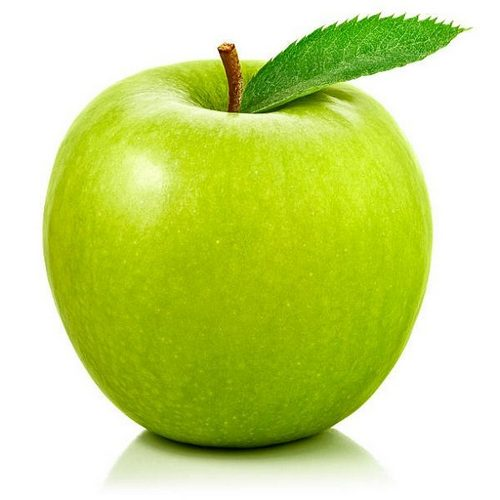
%> input picture TUGAS EKSTRAKSI FITUR-1918092 C-FERNANDA/data latih/apel hijau/apel hijau 01.jpg, 500 x 500 px
$ octave pengolahan_citra.m   (GNU Octave 9; MATLAB toolbox functions it lacks are replaced by stand-ins)
%> lines starting %> are read from the running program, lines starting %| are printed output that depends on the picture; in (x1, y1, x2, y2) boxes, pixels count from 0 and x2, y2 are one past the last pixel; in counts of white or black regions, pixels touching at a corner belong together; the program's own positions count from 1
clc; clear; close all; warning off all;

% memanggil menu "browse file"
[nama_file,nama_folder] = uigetfile('*.jpg');
%> the answer given: data latih/apel hijau/apel hijau 01.jpg

% jika ada nama file yang dipilih maka akan mengekseskusi perintah dibawah
% ini

if ~isequal(nama_file,0)
    % membaca file citra rgb
    %membaca file citra rgb
    Img = im2double(imread(fullfile(nama_folder,nama_file)));
    % mengkonversi citra rgb menjadi citra greyscale
    Img_gray = rgb2gray(Img);
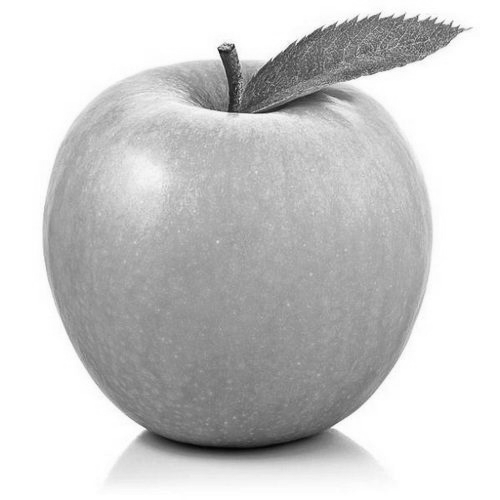
%> Img_gray: size 500x500 double; min 0.0207, max 1, mean 0.8
%     figure, imshow(Img)
%     figure, imshow(Img_gray)
    % mengkonversi citra grayscale menjadi citra biner
    bw = im2bw(Img_gray,.9);
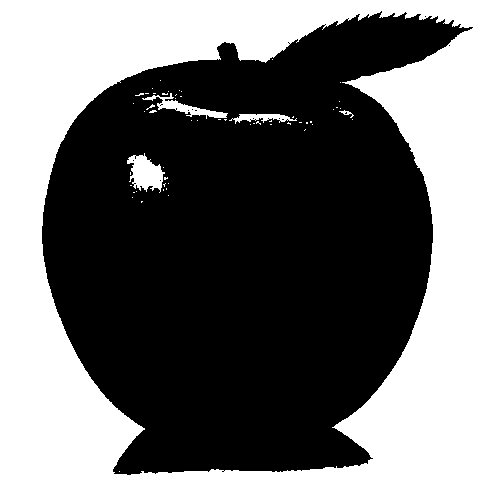
%> bw: size 500x500 logical; 45.6% white; 58 white regions (53 under 20 px), largest, box (x1, y1, x2, y2) and area: (0, 0, 500, 500) 111908, (127, 153, 165, 193) 891, (142, 93, 228, 119) 582, (229, 114, 297, 124) 336, (339, 110, 354, 118) 39
%     figure, imshow(bw)
    % melakukan operasi komplemen
    bw = imcomplement(bw);
%     figure, imshow(bw)
    % melakukan operasi morfologi untuk menyempurnakan hasil segmentasi
    % 1. filling holes
    bw = imfill(bw,'holes');
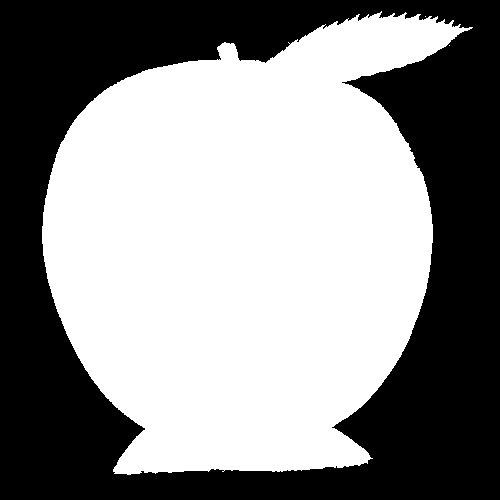
%> bw: size 500x500 logical; 55.2% white; 1 black region, box (x1, y1, x2, y2) and area: (0, 0, 500, 500) 111903
%     figure, imshow(bw)
    % 2. area opening
    bw = bwareaopen(bw,100);
%> bw: size 500x500 logical; 55.2% white; 1 black region, box (x1, y1, x2, y2) and area: (0, 0, 500, 500) 111905
%     figure, imshow(bw)
    %ekstraksi ciri warna rgb
    R = Img(:,:,1);
    G = Img(:,:,2);
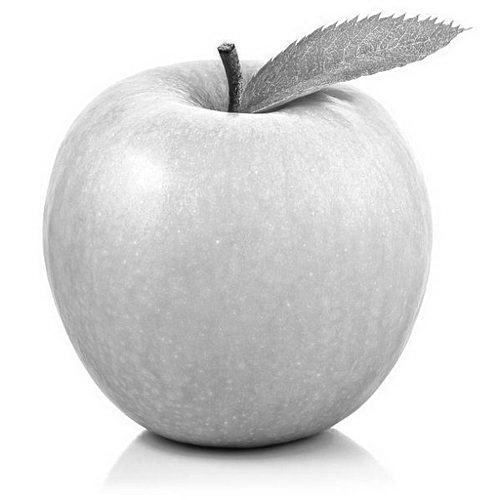
%> G: size 500x500 double; min 0.0196, max 1, mean 0.86
    B = Img(:,:,3);
    R(~bw) = 0;
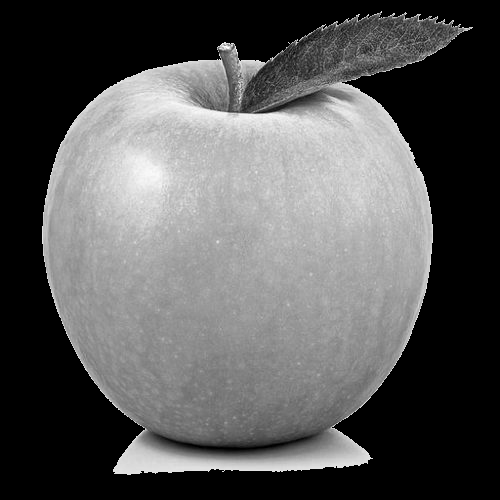
%> R: size 500x500 double; min 0, max 1, mean 0.347
    G(~bw) = 0;
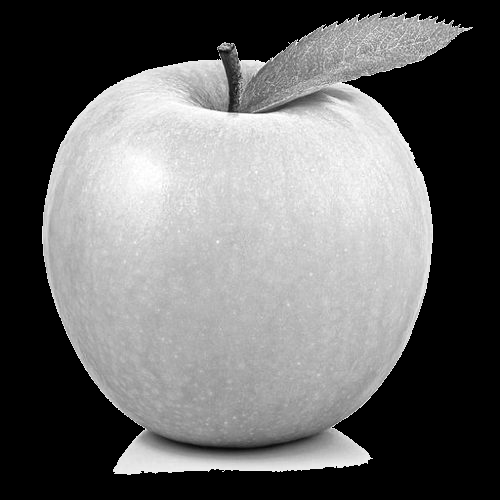
%> G: size 500x500 double; min 0, max 1, mean 0.414
    B(~bw) = 0;
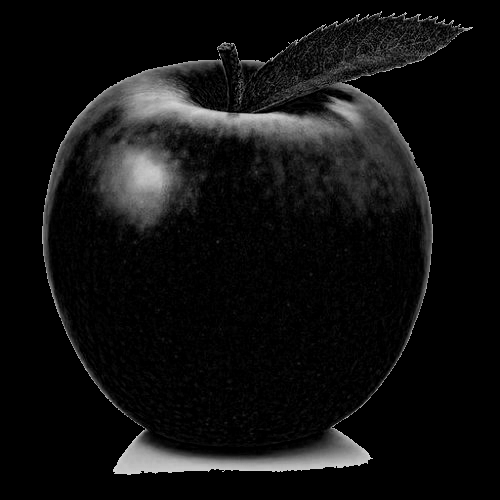
%> B: size 500x500 double; min 0, max 0.855, mean 0.0663
%     RGB = cat(3,R,G,B);
%     figure, imshow(RGB)
    Red = sum(sum(R))/sum(sum(bw));
%> Red = 0.627
    Green = sum(sum(G))/sum(sum(bw));
%> Green = 0.75
    Blue = sum(sum(B))/sum(sum(bw));
%> Blue = 0.12

    % menyusun variabel ciri_uji
    ciri_uji = [Red,Green,Blue];
%> ciri_uji = [0.627 0.75 0.12]

    %memanggil model k-nn hasil pelatihan
    load Mdl

    %membaca kelas keluaran hasil pengujian
%> (the run ends here)
